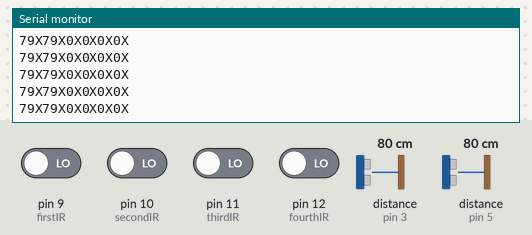
The sketch below on a simulated Arduino Uno, built with avr-gcc and run on an emulated ATmega328P. Shown: the last lines printed to the serial monitor. Wiring (inferred from the names in the program): 2 × ultrasonic range finder: trigger pin 2, echo pin 3 / trigger pin 4, echo pin 5. The inputs (shaded band) are chosen by the test bench; at power-on: pin 9 (firstIR), pin 10 (secondIR), pin 11 (thirdIR), pin 12 (fourthIR) LOW, distance to the obstacle (sensors on pin 3, pin 5) 80 cm. The echo pulse lasts 58.3 µs per cm.

Above: at 1.2 s.
1.3 s: distance to the obstacle (sensor on pin 3) set to 2 cm
At 2.2 s:
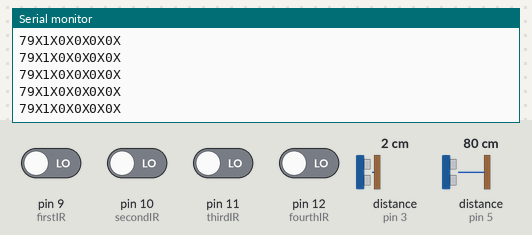
4.3 s: distance to the obstacle (sensor on pin 5) set to 4 cm
At 5.3 s:
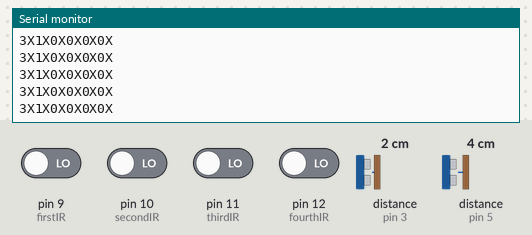
7.3 s: distance to the obstacle (sensor on pin 3) set to 35 cm
At 8.3 s:
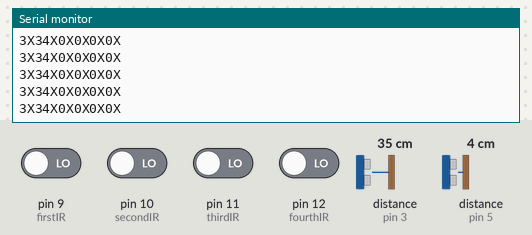
10.3 s: distance to the obstacle (sensor on pin 5) set to 2 cm
At 11.3 s:
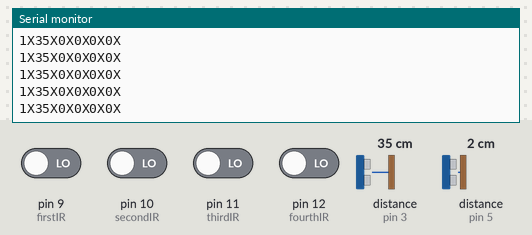
13.3 s: distance to the obstacle (sensor on pin 3) set to 18 cm
At 14.3 s:
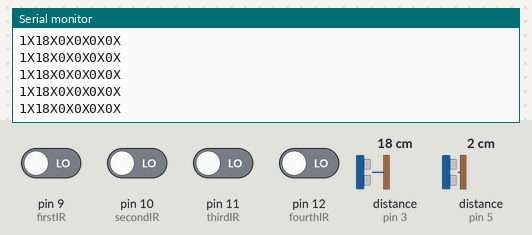
16.3 s: distance to the obstacle (sensor on pin 3) set to 4 cm
At 17.0 s:
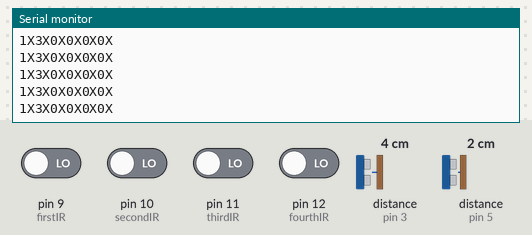
Timing chart, 0 to 19.3 s (numbered marks = the images above; inputs shaded):
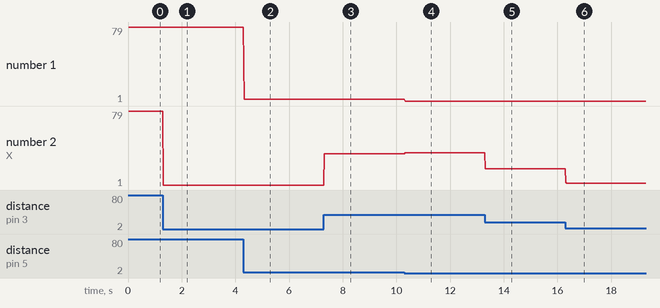

The sketch:

Sensors.ino
```cpp
/**
 *  DAAU10 MIMIC
 *  @author Iris Verwegen, group U05
 *  @since 06/02/2019
 */

int trigPinOutside = 4;
int echoPinOutside = 5;
int trigPinInside = 2;
int echoPinInside = 3;
int firstIR = 9;
int secondIR = 10;
int thirdIR = 11;
int fourthIR = 12;


long duration, distance;
long sonarOutside, sonarInside;
void setup() {
  Serial.begin(9600);
   pinMode(firstIR,INPUT);
   pinMode(secondIR,INPUT);
   pinMode(thirdIR,INPUT);
   pinMode(fourthIR,INPUT);
   pinMode(trigPinOutside, OUTPUT);
   pinMode(echoPinOutside, INPUT);
   pinMode(trigPinInside, OUTPUT);
   pinMode(echoPinInside, INPUT);

}

void loop() {
  //sensors outside
  SonarSensor(trigPinOutside, echoPinOutside);
  sonarOutside = distance;
  //sensors inside
  SonarSensor(trigPinInside, echoPinInside);
  sonarInside = distance;


  Serial.print(sonarOutside);
  Serial.print("X");
  Serial.print(sonarInside);
  Serial.print("X");
  Serial.print(digitalRead(9));
  Serial.print("X");
  Serial.print(digitalRead(10));
  Serial.print("X");
  Serial.print(digitalRead(11));
  Serial.print("X");
  Serial.print(digitalRead(12));
  Serial.println("X");
}

void SonarSensor(int trigPin, int echoPin) {
  digitalWrite(trigPin,LOW);
  delayMicroseconds(500);
  digitalWrite(trigPin, HIGH);
  delayMicroseconds(500);
  digitalWrite(trigPin,LOW);
  duration=pulseIn(echoPin, HIGH);
  distance =(duration/2)/29.1;
  delay(10);
}
```

Measured:
- after the input at 1.3 s, the serial monitor: prints a new line at once (image 1)
- after the input at 4.3 s, the serial monitor: prints a new line at once (image 2)
- after the input at 7.3 s, the serial monitor: prints a new line at once (image 3)
- after the input at 10.3 s, the serial monitor: prints a new line at once (image 4)
- after the input at 13.3 s, the serial monitor: prints a new line at once (image 5)
- after the input at 16.3 s, the serial monitor: prints a new line at once (image 6)
- plotted number 1: 79 → 3 after the input at 4.3 s, 3 → 1 after the input at 10.3 s
- plotted number 2: 79 → 1 after the input at 1.3 s, 1 → 34 after the input at 7.3 s, 34 → 35 after the input at 10.3 s, 35 → 18 after the input at 13.3 s, 18 → 3 after the input at 16.3 s
